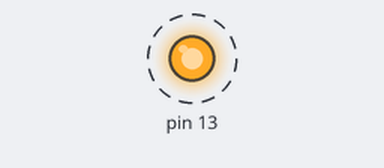
The sketch below on a simulated Arduino Uno, built with avr-gcc and run on an emulated ATmega328P. On the bench: output pins drawn as LEDs (lit = HIGH). Dashed ring = blinking. Random numbers use the default seed unless the sketch sets one.

Above: at 0.05 s.
Timing chart, 0 to 3.0 s (numbered marks = the images above):
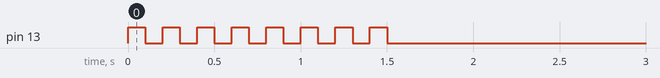

Measured:
- by itself, pin 13: alternates HIGH for 0.10 s and LOW for 0.10 s, 16 changes in all, then stays LOW

The sketch:

NoSleepForTheWicked.ino
```cpp
// the setup function runs once when you press reset or power the board

int mn = 10; // 10 min, min wait btw pulses
int mx = 60; // 60 min, max wait btw pulses
void setup() {
  // initialize digital pin 13 as an output.
  pinMode(13, OUTPUT);
}

// the loop function runs over and over again forever
void loop() {

  int repeat = random(10);
  int waitOn = random(100,10);
  long waitOff = random(60000*mn,60000*mx); // min,max 60,000

 for (int i=0; i <= repeat; i++){


  digitalWrite(13, HIGH);   // turn the LED on (HIGH is the voltage level)
  delay(waitOn);

                    // wait for a second
  digitalWrite(13, LOW);    // turn the LED off by making the voltage LOW
  delay(waitOn);              // wait for a second


   }

  delay(waitOff);
   }
```
